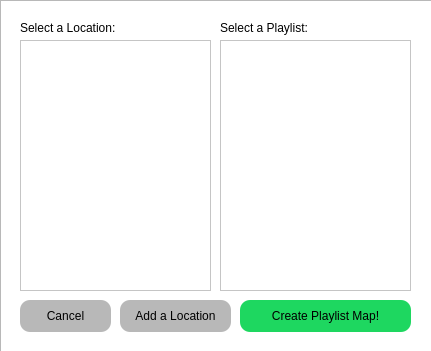
<?xml version="1.0" encoding="UTF-8"?>
<ui version="4.0">
 <class>selectPlaylistWidget</class>
 <widget class="QWidget" name="selectPlaylistWidget">
  <property name="geometry">
   <rect>
    <x>0</x>
    <y>0</y>
    <width>431</width>
    <height>351</height>
   </rect>
  </property>
  <property name="windowTitle">
   <string>Form</string>
  </property>
  <property name="styleSheet">
   <string notr="true"/>
  </property>
  <widget class="QListView" name="listView_locations">
   <property name="geometry">
    <rect>
     <x>20</x>
     <y>40</y>
     <width>191</width>
     <height>251</height>
    </rect>
   </property>
   <property name="styleSheet">
    <string notr="true">background: white;
color: black;</string>
   </property>
  </widget>
  <widget class="QLabel" name="label">
   <property name="geometry">
    <rect>
     <x>220</x>
     <y>20</y>
     <width>231</width>
     <height>16</height>
    </rect>
   </property>
   <property name="text">
    <string>Select a Playlist:</string>
   </property>
  </widget>
  <widget class="QPushButton" name="pushButton_cancel">
   <property name="geometry">
    <rect>
     <x>20</x>
     <y>300</y>
     <width>91</width>
     <height>32</height>
    </rect>
   </property>
   <property name="styleSheet">
    <string notr="true">background-color:rgb(184, 184, 184);
color:black;
border-style: outset;
border-radius: 10px;</string>
   </property>
   <property name="text">
    <string>Cancel</string>
   </property>
  </widget>
  <widget class="QLabel" name="label_2">
   <property name="geometry">
    <rect>
     <x>20</x>
     <y>20</y>
     <width>191</width>
     <height>16</height>
    </rect>
   </property>
   <property name="text">
    <string>Select a Location:</string>
   </property>
  </widget>
  <widget class="QListView" name="listView_playlists">
   <property name="geometry">
    <rect>
     <x>220</x>
     <y>40</y>
     <width>191</width>
     <height>251</height>
    </rect>
   </property>
   <property name="styleSheet">
    <string notr="true">background: white;
color: black;</string>
   </property>
  </widget>
  <widget class="QPushButton" name="pushButton_addLocation">
   <property name="geometry">
    <rect>
     <x>120</x>
     <y>300</y>
     <width>111</width>
     <height>32</height>
    </rect>
   </property>
   <property name="styleSheet">
    <string notr="true">background-color:rgb(184, 184, 184);
color:black;
border-style: outset;
border-radius: 10px;</string>
   </property>
   <property name="text">
    <string>Add a Location</string>
   </property>
  </widget>
  <widget class="QPushButton" name="pushButton_savePlaylistMap">
   <property name="geometry">
    <rect>
     <x>240</x>
     <y>300</y>
     <width>171</width>
     <height>32</height>
    </rect>
   </property>
   <property name="styleSheet">
    <string notr="true">background-color:rgb(30,215,96);
color:black;
border-style: outset;
border-radius: 10px;</string>
   </property>
   <property name="text">
    <string>Create Playlist Map!</string>
   </property>
  </widget>
  <widget class="QGraphicsView" name="graphicsView">
   <property name="geometry">
    <rect>
     <x>0</x>
     <y>0</y>
     <width>820</width>
     <height>455</height>
    </rect>
   </property>
  </widget>
  <zorder>graphicsView</zorder>
  <zorder>listView_locations</zorder>
  <zorder>label</zorder>
  <zorder>pushButton_cancel</zorder>
  <zorder>label_2</zorder>
  <zorder>listView_playlists</zorder>
  <zorder>pushButton_addLocation</zorder>
  <zorder>pushButton_savePlaylistMap</zorder>
 </widget>
 <resources/>
 <connections/>
</ui>
